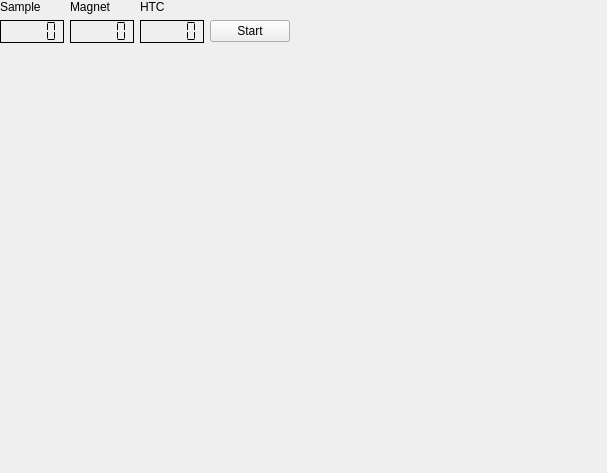
<?xml version="1.0" encoding="UTF-8"?>
<ui version="4.0">
 <class>Form</class>
 <widget class="QWidget" name="Form">
  <property name="geometry">
   <rect>
    <x>0</x>
    <y>0</y>
    <width>607</width>
    <height>473</height>
   </rect>
  </property>
  <property name="windowTitle">
   <string>Temperature</string>
  </property>
  <widget class="QWidget" name="gridLayoutWidget">
   <property name="geometry">
    <rect>
     <x>0</x>
     <y>0</y>
     <width>571</width>
     <height>451</height>
    </rect>
   </property>
   <layout class="QGridLayout" name="gridLayout">
    <item row="2" column="0">
     <spacer name="verticalSpacer">
      <property name="orientation">
       <enum>Qt::Vertical</enum>
      </property>
      <property name="sizeHint" stdset="0">
       <size>
        <width>20</width>
        <height>40</height>
       </size>
      </property>
     </spacer>
    </item>
    <item row="0" column="1">
     <widget class="QLabel" name="label_2">
      <property name="sizePolicy">
       <sizepolicy hsizetype="Fixed" vsizetype="Fixed">
        <horstretch>0</horstretch>
        <verstretch>0</verstretch>
       </sizepolicy>
      </property>
      <property name="text">
       <string>Magnet</string>
      </property>
     </widget>
    </item>
    <item row="1" column="1">
     <widget class="QLCDNumber" name="cMagnetTemp">
      <property name="frameShadow">
       <enum>QFrame::Plain</enum>
      </property>
      <property name="segmentStyle">
       <enum>QLCDNumber::Flat</enum>
      </property>
     </widget>
    </item>
    <item row="1" column="0">
     <widget class="QLCDNumber" name="cSampleTemp">
      <property name="frameShadow">
       <enum>QFrame::Plain</enum>
      </property>
      <property name="segmentStyle">
       <enum>QLCDNumber::Flat</enum>
      </property>
     </widget>
    </item>
    <item row="0" column="2">
     <widget class="QLabel" name="label_3">
      <property name="sizePolicy">
       <sizepolicy hsizetype="Fixed" vsizetype="Fixed">
        <horstretch>0</horstretch>
        <verstretch>0</verstretch>
       </sizepolicy>
      </property>
      <property name="text">
       <string>HTC</string>
      </property>
     </widget>
    </item>
    <item row="1" column="4">
     <spacer name="horizontalSpacer">
      <property name="orientation">
       <enum>Qt::Horizontal</enum>
      </property>
      <property name="sizeHint" stdset="0">
       <size>
        <width>40</width>
        <height>20</height>
       </size>
      </property>
     </spacer>
    </item>
    <item row="1" column="2">
     <widget class="QLCDNumber" name="cHTSTemp">
      <property name="frameShadow">
       <enum>QFrame::Plain</enum>
      </property>
      <property name="segmentStyle">
       <enum>QLCDNumber::Flat</enum>
      </property>
     </widget>
    </item>
    <item row="0" column="0">
     <widget class="QLabel" name="label">
      <property name="sizePolicy">
       <sizepolicy hsizetype="Fixed" vsizetype="Fixed">
        <horstretch>0</horstretch>
        <verstretch>0</verstretch>
       </sizepolicy>
      </property>
      <property name="text">
       <string>Sample</string>
      </property>
     </widget>
    </item>
    <item row="2" column="1" colspan="4">
     <widget class="MplWidget" name="Temp_Fig" native="true">
      <property name="sizePolicy">
       <sizepolicy hsizetype="Preferred" vsizetype="Preferred">
        <horstretch>0</horstretch>
        <verstretch>0</verstretch>
       </sizepolicy>
      </property>
      <property name="autoFillBackground">
       <bool>true</bool>
      </property>
     </widget>
    </item>
    <item row="1" column="3">
     <widget class="QPushButton" name="Start_button">
      <property name="text">
       <string>Start</string>
      </property>
     </widget>
    </item>
   </layout>
  </widget>
 </widget>
 <customwidgets>
  <customwidget>
   <class>MplWidget</class>
   <extends>QWidget</extends>
   <header>mplwidget.h</header>
   <container>1</container>
  </customwidget>
 </customwidgets>
 <resources/>
 <connections/>
</ui>
